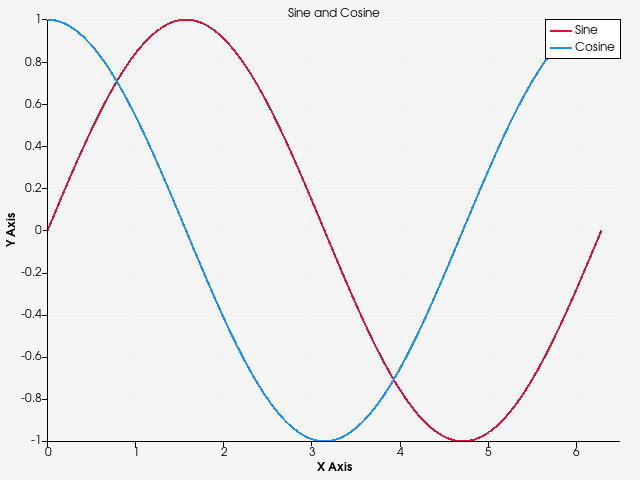

Recreate this plot in Python.
#!/usr/bin/env python

# Line plot of sine and cosine using a chart overlay on the VTK pipeline.

import math

# Factory overrides: importing these modules registers the OpenGL rendering
# and interaction style implementations for vtkRenderingCore factory classes.
import vtkmodules.vtkInteractionStyle  # noqa: F401
import vtkmodules.vtkRenderingContextOpenGL2  # noqa: F401
import vtkmodules.vtkRenderingOpenGL2  # noqa: F401

# VTK pipeline classes used in this example
from vtkmodules.vtkChartsCore import (
    vtkChart,
    vtkChartXY,
)
from vtkmodules.vtkCommonCore import vtkFloatArray
from vtkmodules.vtkCommonDataModel import vtkTable
from vtkmodules.vtkRenderingContext2D import vtkContextActor
from vtkmodules.vtkRenderingCore import (
    vtkRenderWindow,
    vtkRenderWindowInteractor,
    vtkRenderer,
)

# Colors (normalized RGB)
white_smoke_rgb = (0.961, 0.961, 0.961)

# Data: generate sine and cosine values
table = vtkTable()

arr_x = vtkFloatArray()
arr_x.SetName("X")
table.AddColumn(arr_x)

arr_sin = vtkFloatArray()
arr_sin.SetName("Sine")
table.AddColumn(arr_sin)

arr_cos = vtkFloatArray()
arr_cos.SetName("Cosine")
table.AddColumn(arr_cos)

num_points = 80
inc = 2.0 * math.pi / (num_points - 1)
table.SetNumberOfRows(num_points)
for i in range(num_points):
    x = i * inc
    table.SetValue(i, 0, x)
    table.SetValue(i, 1, math.sin(x))
    table.SetValue(i, 2, math.cos(x))

# Chart: create a 2D XY chart with two line series
chart = vtkChartXY()
chart.SetShowLegend(True)
chart.SetTitle("Sine and Cosine")

line_sin = chart.AddPlot(vtkChart.LINE)
line_sin.SetInputData(table, 0, 1)
line_sin.SetColor(220, 20, 60, 255)
line_sin.SetWidth(2.0)

line_cos = chart.AddPlot(vtkChart.LINE)
line_cos.SetInputData(table, 0, 2)
line_cos.SetColor(30, 144, 255, 255)
line_cos.SetWidth(2.0)

# ContextActor: overlay the chart on the normal VTK rendering pipeline
context_actor = vtkContextActor()
context_actor.GetScene().AddItem(chart)

# Renderer: assemble the scene
renderer = vtkRenderer()
renderer.SetBackground(white_smoke_rgb)
renderer.AddActor(context_actor)
context_actor.GetScene().SetRenderer(renderer)

# Window: display the rendered scene
render_window = vtkRenderWindow()
render_window.AddRenderer(renderer)
render_window.SetWindowName("line plot")
render_window.SetMultiSamples(0)
render_window.SetSize(640, 480)

# Interactor: handle mouse and keyboard events
render_window_interactor = vtkRenderWindowInteractor()
render_window_interactor.SetRenderWindow(render_window)

# Launch the interactive visualization
render_window_interactor.Initialize()
render_window_interactor.Start()
